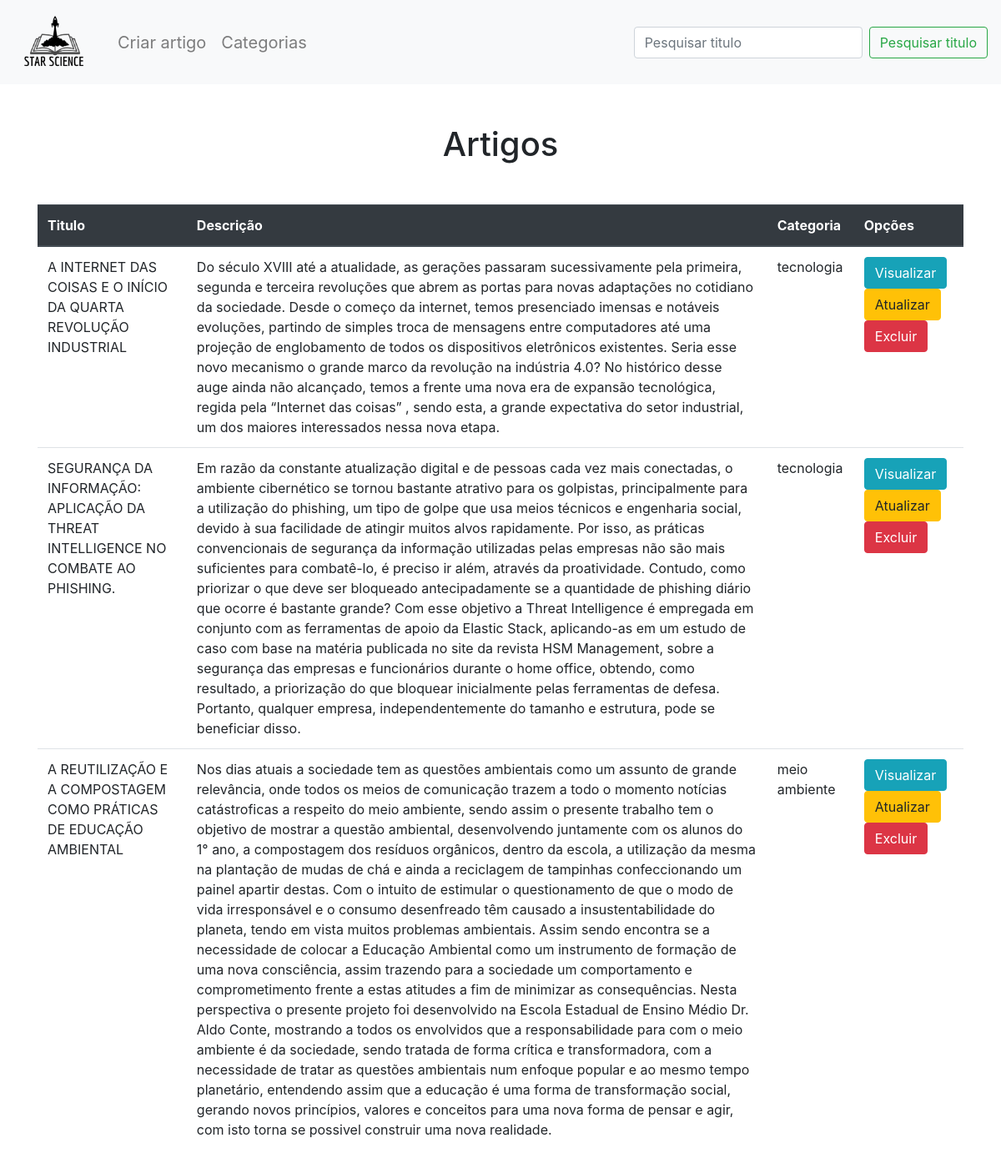
The app's page /starscience/articles/, older data.
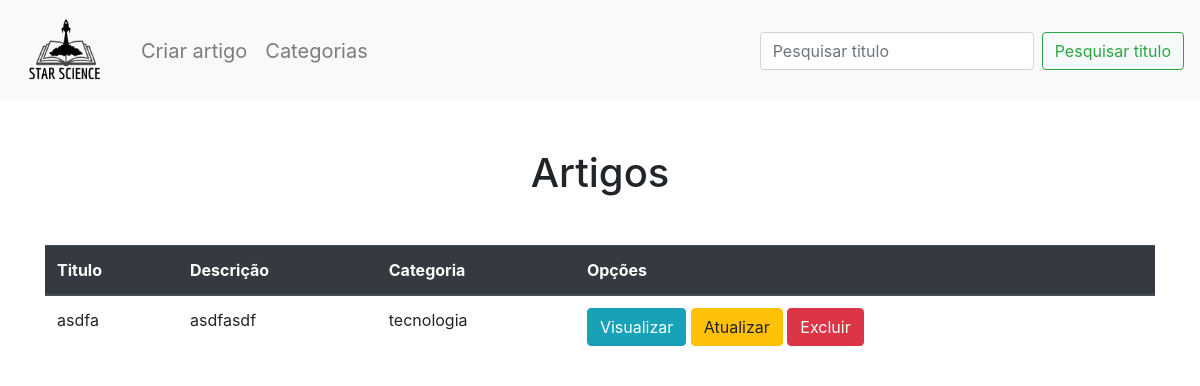
The same page, newer data.
### starscience/models.py (models this page shows, shortened)
class Article(models.Model):
    title = models.CharField(max_length = 200)
    description = models.CharField(max_length = 300)
    url = models.URLField(max_length = 300)
    likes = models.IntegerField(default=0, null=True)
    created_at = models.DateField(auto_now_add = True)
    user = models.ForeignKey(User, on_delete=models.CASCADE, null=True)
    category = models.ForeignKey(Category, on_delete=models.CASCADE)

class Category(models.Model):
    name = models.CharField(max_length = 200, null=True)

### starscience/views.py (the view)
# urls.py: path('articles/', ArticleView.article_index, name='article_index'),
    def article_index(request):
        objects = Article.objects.all()
        return render(request, 'articles/index.html', {'objects': objects})

### starscience/templates/articles/index.html (shortened to what this page needs)
{% load static %}
<!DOCTYPE html>
<html lang="en">
  <head>
    <link
      rel="stylesheet"
      href="https://stackpath.bootstrapcdn.com/bootstrap/4.5.2/css/bootstrap.min.css"
    />
  </head>
  <body>
    <nav class="navbar navbar-expand-lg navbar-light bg-light">
      <a class="navbar-brand" href="#">
        <img
          src="{% static 'assets/logo_fundo.png' %}"
          alt="Logo"
          width="100px"
          style="object-fit: contain"
        />
      </a>
      <div class="collapse navbar-collapse" id="navbarNav">
        <ul class="navbar-nav">
          <li class="nav-item">
            <a class="nav-link btn btn-lg" href="{% url 'article_create' %}"
              >Criar artigo</a
            >
          </li>
          <li class="nav-item">
            <a class="nav-link btn btn-lg" href="{% url 'category_index' %}"
              >Categorias</a
            >
          </li>
        </ul>
      </div>
      <form
        class="form-inline my-2 my-lg-0"
        method="post"
        action="{% url 'article_search' %}"
      >
        <input
          class="form-control mr-sm-2"
          type="search"
          id="query"
          name="query"
          placeholder="Pesquisar titulo"
          aria-label="Search"
        />
        <button class="btn btn-outline-success my-2 my-sm-0" type="submit">
          Pesquisar titulo
        </button>
      </form>
    </nav>
    <div class="container my-5">
      {% block content %}
      <h1 class="text-center my-5">Artigos</h1>
      <table class="table">
        <thead class="thead-dark">
          <tr>
            <th>Titulo</th>
            <th>Descrição</th>
            <th>Categoria</th>
            <th>Opções</th>
          </tr>
        </thead>
        <tbody>
          {% for object in objects %}
          <tr>
            <td>{{ object.title }}</td>
            <td>{{ object.description }}</td>
            <td>{{ object.category.name }}</td>
            <td>
              <a href="{% url 'article_show' object.id %}" class="btn btn-info"
                >Visualizar</a
              >
              <a
                href="{% url 'article_update' object.id %}"
                class="btn btn-warning"
                >Atualizar</a
              >
              <a
                href="{% url 'article_delete' object.id %}"
                class="btn btn-danger"
                >Excluir</a
              >
            </td>
          </tr>
          {% endfor %}
        </tbody>
      </table>
      {% endblock %}
    </div>
  </body>
</html>

Row changes from the older to the newer data that the page shows:
removed Article: title "A INTERNET DAS COISAS E O INÍCIO DA QUARTA REVOLUÇÃO INDUSTRIAL", description "Do século XVIII até a atualidade, as gerações passaram sucessivamente pela primeira, segunda e terceira revoluções que abrem as portas para novas adaptações no cotidiano da sociedade. Desde o começo da internet, temos presenciado imensas e notáveis evoluções, partindo de simples troca de mensagens entre computadores até uma projeção de englobamento de todos os dispositivos eletrônicos existentes. Seria esse novo mecanismo o grande marco da revolução na indústria 4.0? No histórico desse auge ainda não alcançado, temos a frente uma nova era de expansão tecnológica, regida pela “Internet das coisas” , sendo esta, a grande expectativa do setor industrial, um dos maiores interessados nessa nova…", category.name "tecnologia"
removed Article: title "SEGURANÇA DA INFORMAÇÃO: APLICAÇÃO DA THREAT INTELLIGENCE NO COMBATE AO PHISHING.", description "Em razão da constante atualização digital e de pessoas cada vez mais conectadas, o ambiente cibernético se tornou bastante atrativo para os golpistas, principalmente para a utilização do phishing, um tipo de golpe que usa meios técnicos e engenharia social, devido à sua facilidade de atingir muitos alvos rapidamente. Por isso, as práticas convencionais de segurança da informação utilizadas pelas empresas não são mais suficientes para combatê-lo, é preciso ir além, através da proatividade. Contudo, como priorizar o que deve ser bloqueado antecipadamente se a quantidade de phishing diário que ocorre é bastante grande? Com esse objetivo a Threat Intelligence é empregada em conjunto com as…", category.name "tecnologia"
removed Article: title "A REUTILIZAÇÃO E A COMPOSTAGEM COMO PRÁTICAS DE EDUCAÇÃO AMBIENTAL", description "Nos dias atuais a sociedade tem as questões ambientais como um assunto de grande relevância, onde todos os meios de comunicação trazem a todo o momento notícias catástroficas a respeito do meio ambiente, sendo assim o presente trabalho tem o objetivo de mostrar a questão ambiental, desenvolvendo juntamente com os alunos do 1° ano, a compostagem dos resíduos orgânicos, dentro da escola, a utilização da mesma na plantação de mudas de chá e ainda a reciclagem de tampinhas confeccionando um painel apartir destas. Com o intuito de estimular o questionamento de que o modo de vida irresponsável e o consumo desenfreado têm causado a insustentabilidade do planeta, tendo em vista muitos problemas…", category.name "meio ambiente"
added Article: title "asdfa", description "asdfasdf", category.name "tecnologia"
